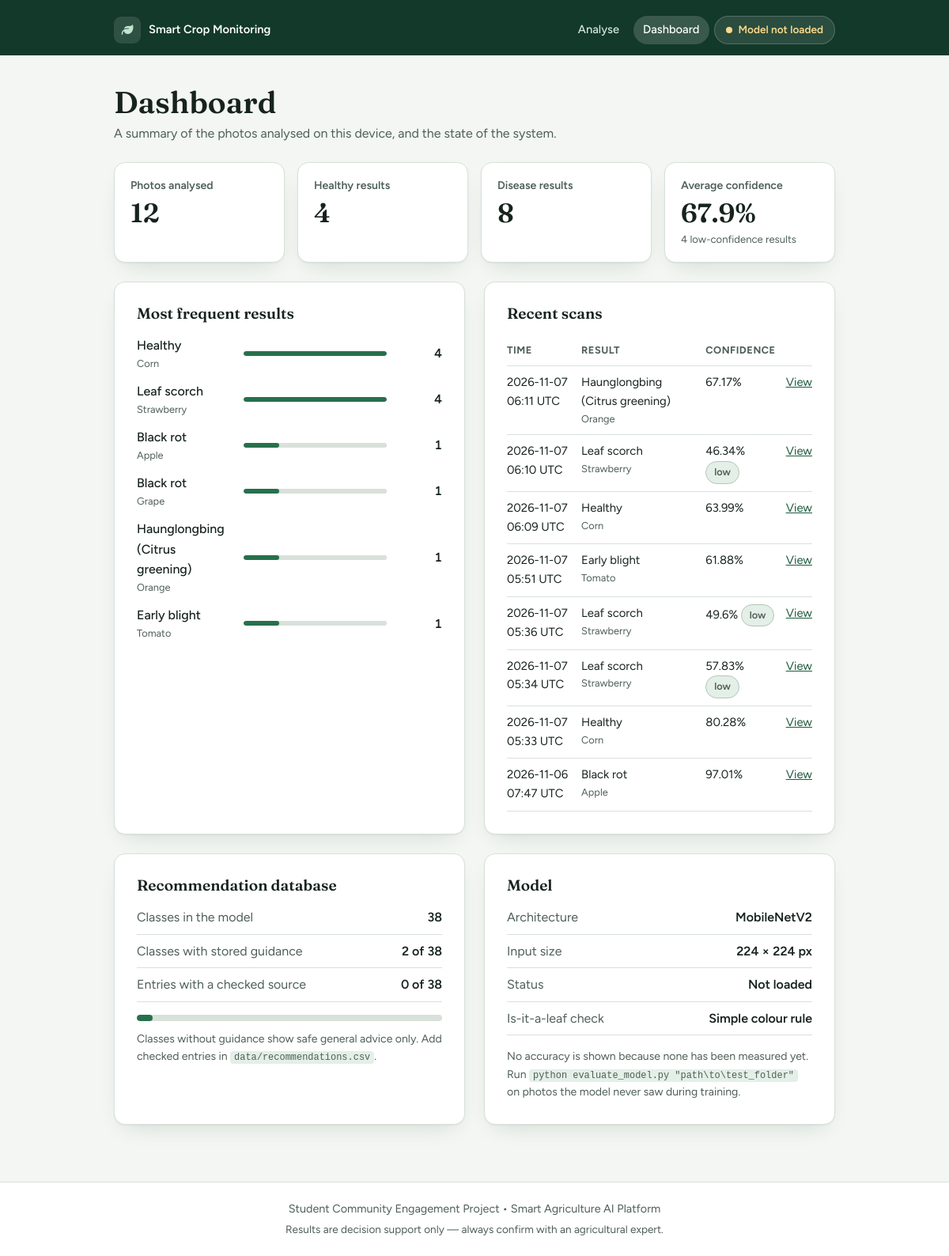
/dashboard, run on the app's committed database.
### tables this page shows
CREATE TABLE scans (
                id INTEGER PRIMARY KEY AUTOINCREMENT,
                created_at TEXT NOT NULL,
                image_file TEXT NOT NULL,
                prediction TEXT NOT NULL,
                confidence REAL NOT NULL,
                top_json TEXT NOT NULL,
                low_confidence INTEGER NOT NULL DEFAULT 0
            );

### app.py (the view)
    @app.route("/dashboard")
    def dashboard():
        stats = database.get_stats(app.config["DATABASE"])
        max_count = max((row["n"] for row in stats["top"]), default=1)
        return render_template(
            "dashboard.html",
            stats=stats,
            max_count=max_count,
            evaluation=load_evaluation(app.config["EVALUATION_FILE"]),
            input_size=current_predictor().input_size,
            leaf_check="Trained leaf gate model" if current_gate().ready else "Simple colour rule",
            gate_info=current_gate().info if current_gate().ready else None,
        )

### app.py (called while the page is built)
def load_evaluation(path):
    try:
        with open(path, "r", encoding="utf-8") as f:
            data = json.load(f)
        return data if isinstance(data, dict) and "overall_accuracy" in data else None
    except (OSError, ValueError):
        return None

### database.py (called while the page is built)
@contextmanager
def db_session(db_path):
    conn = sqlite3.connect(str(db_path), timeout=10)
    conn.row_factory = sqlite3.Row
    try:
        yield conn
        conn.commit()
    except Exception:
        conn.rollback()
        raise
    finally:
        conn.close()

### labels.py (called while the page is built)
def crop_name(label):
    crop, _, _ = label.partition(SEPARATOR)
    return crop.replace("_", " ").strip()

def condition_name(label):
    _, _, condition = label.partition(SEPARATOR)
    condition = condition.replace("_", " ").strip()
    if condition.lower() == "healthy":
        return "Healthy"
    return condition or label.replace("_", " ")

### leaf_gate.py (called while the page is built)
    @property
    def ready(self):
        return self.model is not None and self.error is None

### predictor.py (called while the page is built)
    @property
    def ready(self):
        return self.model is not None and self.error is None

### templates/dashboard.html (shortened to what this page needs)
{% extends "base.html" %}
{% block content %}
<div class="page-title">
  <h1>Dashboard</h1>
  <p>A summary of the photos analysed on this device, and the state of the system.</p>
</div>
<section class="stat-grid" aria-label="Summary">
  <article class="stat-card">
    <span class="stat-label">Photos analysed</span>
    <strong class="stat-value">{{ stats.total }}</strong>
  </article>
  <article class="stat-card">
    <span class="stat-label">Healthy results</span>
    <strong class="stat-value">{{ stats.healthy }}</strong>
  </article>
  <article class="stat-card">
    <span class="stat-label">Disease results</span>
    <strong class="stat-value">{{ stats.diseased }}</strong>
  </article>
  <article class="stat-card">
    <span class="stat-label">Average confidence</span>
    <strong class="stat-value">{% if stats.avg_confidence is not none %}{{ stats.avg_confidence }}%{% else %}&ndash;{% endif %}</strong>
    <small>{{ stats.low_confidence }} low-confidence result{{ '' if stats.low_confidence == 1 else 's' }}</small>
  </article>
</section>
<div class="two-col">
  <section class="panel">
    <h2 class="panel-title">Most frequent results</h2>
    {% if stats.top %}
    <ul class="top-list">
      {% for row in stats.top %}
      <li>
        <span class="top-name">{{ row.prediction|condition }} <small>{{ row.prediction|crop }}</small></span>
        <progress class="bar bar-thin" max="{{ max_count }}" value="{{ row.n }}" aria-label="{{ row.n }} scans"></progress>
        <span class="top-value">{{ row.n }}</span>
      </li>
      {% endfor %}
    </ul>
    {% else %}
    <p class="empty">No photos yet. <a href="{{ url_for('index') }}">Analyse your first leaf.</a></p>
    {% endif %}
  </section>
  <section class="panel">
    <h2 class="panel-title">Recent scans</h2>
    {% if stats.recent %}
    <div class="table-wrap">
      <table>
        <thead><tr><th>Time</th><th>Result</th><th>Confidence</th><th><span class="sr-only">Open</span></th></tr></thead>
        <tbody>
        {% for s in stats.recent %}
          <tr>
            <td>{{ s.created_at|short_time }}</td>
            <td>{{ s.prediction|condition }} <small>{{ s.prediction|crop }}</small></td>
            <td>{{ s.confidence }}%{% if s.low_confidence %} <span class="badge badge-neutral">low</span>{% endif %}</td>
            <td><a href="{{ url_for('result', scan_id=s.id) }}">View</a></td>
          </tr>
        {% endfor %}
        </tbody>
      </table>
    </div>
    {% else %}
    <p class="empty">Scans will appear here.</p>
    {% endif %}
  </section>
</div>
<div class="two-col">
  <section class="panel">
    <h2 class="panel-title">Recommendation database</h2>
    <dl class="facts">
      <div><dt>Classes in the model</dt><dd>{{ class_count }}</dd></div>
      <div><dt>Classes with stored guidance</dt><dd>{{ stats.classes_with_details }} of {{ stats.classes_total }}</dd></div>
      <div><dt>Entries with a checked source</dt><dd>{{ stats.classes_verified }} of {{ stats.classes_total }}</dd></div>
    </dl>
    <progress class="bar" max="{{ stats.classes_total or 1 }}" value="{{ stats.classes_with_details }}" aria-label="Classes with stored guidance"></progress>
    <p class="fine-print">Classes without guidance show safe general advice only. Add checked entries in <code>data/recommendations.csv</code>.</p>
  </section>
  <section class="panel">
    <h2 class="panel-title">Model</h2>
    <dl class="facts">
      <div><dt>Architecture</dt><dd>MobileNetV2</dd></div>
      <div><dt>Input size</dt><dd>{{ input_size[0] }} &times; {{ input_size[1] }} px</dd></div>
      <div><dt>Status</dt><dd>{% if model_ready %}Ready{% else %}Not loaded{% endif %}</dd></div>
      <div><dt>Is-it-a-leaf check</dt><dd>{{ leaf_check }}</dd></div>
    </dl>
    {% if evaluation %}
    {% if gate_info %}
    <p class="fine-print">Leaf gate, measured on {{ gate_info.test_images.leaf + gate_info.test_images.not_leaf }} test photos ({{ gate_info.date }}): {{ (gate_info.not_leaf_caught * 100)|round(1) }}% of non-leaf photos stopped, {{ (gate_info.leaf_wrongly_rejected * 100)|round(1) }}% of real leaves wrongly stopped.</p>
    {% endif %}
    <div class="eval-box">
      <strong>{{ (evaluation.overall_accuracy * 100)|round(2) }}%</strong>
      <span>measured accuracy on {{ evaluation.images_tested }} test images{% if evaluation.date %} ({{ evaluation.date }}){% endif %}</span>
    </div>
    <p class="fine-print">From <code>reports/evaluation.json</code>, created by <code>evaluate_model.py</code> on a test folder you supplied.</p>
    {% else %}
    <p class="fine-print">No accuracy is shown because none has been measured yet. Run <code>python evaluate_model.py "path\to\test_folder"</code> on photos the model never saw during training.</p>
    {% endif %}
  </section>
</div>
{% endblock %}

### templates/base.html (shortened to what this page needs)
<!doctype html>
<html lang="en">
<head>
  <link rel="stylesheet" href="https://cdnjs.cloudflare.com/ajax/libs/font-awesome/6.5.1/css/all.min.css">
  <link rel="stylesheet" href="{{ url_for('static', filename='style.css') }}">
</head>
<body>
  {% block hero %}
  <header class="site-header">
    <div class="container">
      {% include "_nav.html" %}
    </div>
  </header>
  {% endblock %}
  <main id="main" class="layout {% block layout_class %}{% endblock %}">
    {% block content %}{% endblock %}
  </main>
  <footer>
    Student Community Engagement Project &bull; Smart Agriculture AI Platform
    <span class="footer-note">Results are decision support only &mdash; always confirm with an agricultural expert.</span>
  </footer>
</body>
</html>

### templates/_nav.html
<nav class="topbar" aria-label="Main">
  <a class="brand" href="{{ url_for('index') }}">
    <span class="brand-mark"><i class="fa-solid fa-leaf"></i></span>
    <span>Smart Crop Monitoring</span>
  </a>
  <div class="nav-links">
    <a href="{{ url_for('index') }}" {% if request.endpoint == 'index' %}aria-current="page"{% endif %}>Analyse</a>
    <a href="{{ url_for('dashboard') }}" {% if request.endpoint == 'dashboard' %}aria-current="page"{% endif %}>Dashboard</a>
    {% if model_ready %}
      <span class="status status-ok">Model ready</span>
    {% else %}
      <span class="status status-warn" title="{{ model_error }}">Model not loaded</span>
    {% endif %}
  </div>
</nav>

### data on the page
scans: created_at|short_time "2026-11-07 06:11 UTC", prediction|condition "Haunglongbing (Citrus greening)", prediction|crop "Orange", confidence "67.17"
scans: created_at|short_time "2026-11-07 06:10 UTC", prediction|condition "Leaf scorch", prediction|crop "Strawberry", confidence "46.34", low_confidence "low"
scans: created_at|short_time "2026-11-07 06:09 UTC", prediction|condition "Healthy", prediction|crop "Corn", confidence "63.99"
scans: created_at|short_time "2026-11-07 05:51 UTC", prediction|condition "Early blight", prediction|crop "Tomato", confidence "61.88"
scans: created_at|short_time "2026-11-07 05:36 UTC", prediction|condition "Leaf scorch", prediction|crop "Strawberry", confidence "49.6", low_confidence "low"
scans: created_at|short_time "2026-11-07 05:34 UTC", prediction|condition "Leaf scorch", prediction|crop "Strawberry", confidence "57.83", low_confidence "low"
scans: created_at|short_time "2026-11-07 05:33 UTC", prediction|condition "Healthy", prediction|crop "Corn", confidence "80.28"
scans: created_at|short_time "2026-11-06 07:47 UTC", prediction|condition "Black rot", prediction|crop "Apple", confidence "97.01"

### other printed values
{{ stats.total }} "12"
{{ stats.healthy }} "4"
{{ stats.diseased }} "8"
{{ stats.avg_confidence }} "67.9"
{{ stats.low_confidence }} "4"
{{ '' if stats.low_confidence == 1 else 's' }} "s"
{{ row.prediction|condition }} "Healthy" "Leaf scorch" "Black rot" "Black rot" "Haunglongbing (Citrus greening)" "Early blight"
{{ row.prediction|crop }} "Corn" "Strawberry" "Apple" "Grape" "Orange" "Tomato"
{{ row.n }} "4" "4" "1" "1" "1" "1"
{{ class_count }} "38"
{{ stats.classes_with_details }} "2"
{{ stats.classes_total }} "38"
{{ stats.classes_verified }} "0"
{{ input_size[0] }} "224"
{{ input_size[1] }} "224"
